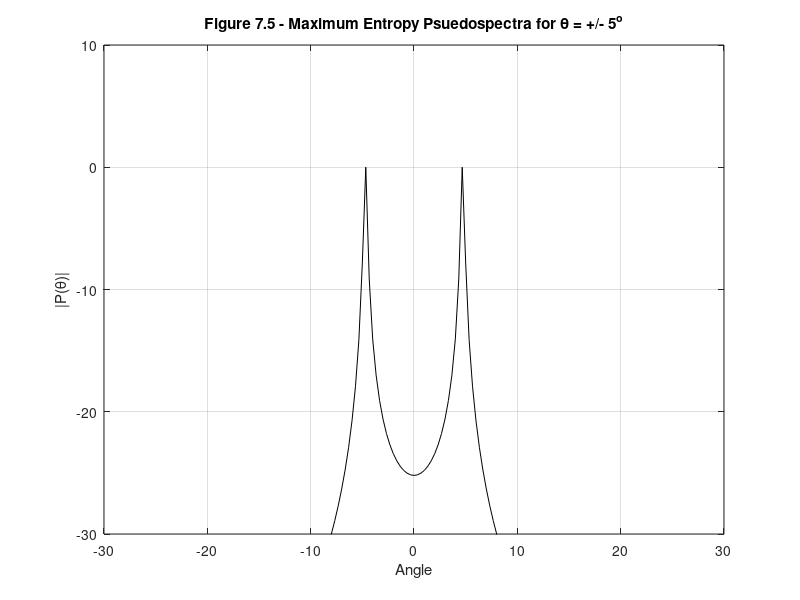

Here is the MATLAB script that generated this plot:
%%%%%%%%%%%%%%%%%%%%%%%%%%%%%%%%%%%%%%%%%%%%%%%%%%%%%%%%%%%%%
%%                                                         %%
%% ******************************************************  %%
%% * Smart Antennas for Wireless Applications w/ Matlab *  %%
%% ******************************************************  %%
%%                                                         %%
%% Chapter 7: Ex 7.8                                       %%
%%                                                         %%
%% Author: Frank Gross                                     %%
%% McGraw-Hill, 2005                                       %%
%% Date:  1/26/2004                                        %%
%%                                                         %%
%% This code creates Figure 7.5, plot of a Maximum Entropy %%
%%     Pseudospectrum for theta1= -5 & theta2 = 5          %% 
%%%%%%%%%%%%%%%%%%%%%%%%%%%%%%%%%%%%%%%%%%%%%%%%%%%%%%%%%%%%%      

%%------------------- Define Variables:--------------------%%
% M - # of elements in array                                %
% sig2 - noise variance                                     %
% th1, th2 - angles of arrival                              %
% a1, a2, a - array steering vectors                        %
% A - Steering vector matrix                                %
% Rss - Source correlation matrix                           %
% Rxx - Array correlation matrix                            %
% Sinv - inverse of array correlation matrix, Rxx           %
% P - Maximum Entropy Psuedospectra                         %
%%---------------------------------------------------------%%

%%----- Given Values -----%%

M = 6; sig2 = 0.1;

th1 = -5*pi/180; th2 = 5*pi/180;

%%----- Create steering vectors, a1 & a2 -----%%

a1 = [];  a2 = [];
i = 1:M;
a1 = exp(1j*(i-1)*pi*sin(th1));
a2 = exp(1j*(i-1)*pi*sin(th2));

%%----- Create A, Rss, Rxx -----%%

A = [a1.' a2.'];  Rss = [1 0;0 1]; Rxx = A*Rss*A' + sig2*eye(M);

Sinv = inv(Rxx);  c = Sinv(:,3);
for k = 1:180;
    th(k) = -pi/6 + pi*k/(3*180);
    clear a
    a = [];
    for jj = 1:M
       a = [a exp(1j*(jj-1)*pi*sin(th(k)))];
    end
    P(k)=1/abs(conj(a)*c*c'*a.');
end

%%----- Plot Results -----%%

plot(th*180/pi,10*log10(P/max(P)),'k')
title(['\bfFigure 7.5 - Maximum Entropy Psuedospectra for \theta = +/- 5^o'])
xlabel('Angle'), ylabel('|P(\theta)|')
axis([-30 30 -30 10]), grid on